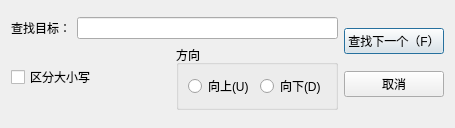
<?xml version="1.0" encoding="UTF-8"?>
<ui version="4.0">
 <class>SearchDialog</class>
 <widget class="QDialog" name="SearchDialog">
  <property name="geometry">
   <rect>
    <x>0</x>
    <y>0</y>
    <width>455</width>
    <height>128</height>
   </rect>
  </property>
  <property name="windowTitle">
   <string>查找</string>
  </property>
  <layout class="QGridLayout" name="gridLayout">
   <item row="0" column="0">
    <layout class="QHBoxLayout" name="horizontalLayout_4">
     <item>
      <layout class="QVBoxLayout" name="verticalLayout_2">
       <item>
        <layout class="QHBoxLayout" name="horizontalLayout">
         <item>
          <widget class="QLabel" name="label">
           <property name="text">
            <string>查找目标：</string>
           </property>
          </widget>
         </item>
         <item>
          <widget class="QLineEdit" name="SearchText"/>
         </item>
        </layout>
       </item>
       <item>
        <layout class="QHBoxLayout" name="horizontalLayout_3">
         <item>
          <widget class="QCheckBox" name="cbCaseSensetive">
           <property name="text">
            <string>区分大小写</string>
           </property>
          </widget>
         </item>
         <item>
          <widget class="QGroupBox" name="groupBox">
           <property name="title">
            <string>方向</string>
           </property>
           <layout class="QHBoxLayout" name="horizontalLayout_2">
            <item>
             <widget class="QRadioButton" name="rbUp">
              <property name="text">
               <string>向上(U)</string>
              </property>
             </widget>
            </item>
            <item>
             <widget class="QRadioButton" name="rbDown">
              <property name="text">
               <string>向下(D)</string>
              </property>
             </widget>
            </item>
           </layout>
          </widget>
         </item>
        </layout>
       </item>
      </layout>
     </item>
     <item>
      <layout class="QVBoxLayout" name="verticalLayout">
       <item>
        <widget class="QPushButton" name="btFindNext">
         <property name="text">
          <string>查找下一个（F）</string>
         </property>
        </widget>
       </item>
       <item>
        <widget class="QPushButton" name="btCancel">
         <property name="text">
          <string>取消</string>
         </property>
        </widget>
       </item>
      </layout>
     </item>
    </layout>
   </item>
  </layout>
 </widget>
 <resources/>
 <connections/>
</ui>
